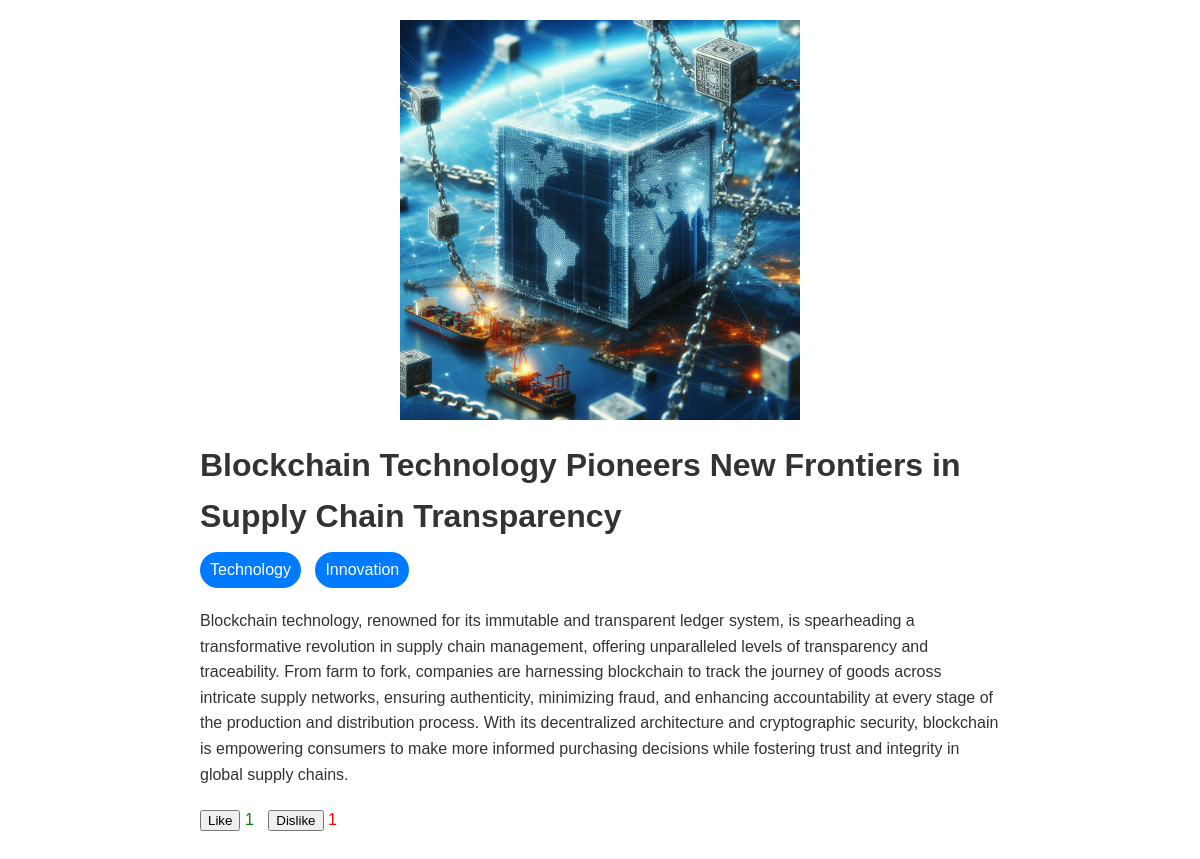
Page /news/17/ on the committed database.
### main/models.py (models this page shows, shortened)
class News(models.Model):
    title = models.CharField(max_length=100)
    content = models.TextField()
    image = models.ImageField(upload_to='news_images/')  # For now I want to store images locally. Later on I can use S3Boto3Storage
    tags = models.ManyToManyField(Tag)
    views = models.IntegerField(default=0)
    likes = models.IntegerField(default=0)
    dislikes = models.IntegerField(default=0)
    def save(self, *args, **kwargs):
        if self.image:
            self.image_url = self.image.url
        super().save(*args, **kwargs)

class Tag(models.Model):
    name = models.CharField(max_length=50, unique=True)

### main/views.py (the view, shortened to what this page needs)
# urls.py: path('news/<int:pk>/', views.NewsByIdList.as_view(), name='news-detail'),
class NewsByIdList(View):
    def get(self, request, pk):
        try:
            news = News.objects.get(pk=pk)
            news.views += 1
            news.save()
            serializer = NewsSerializer(news)
            context = {
                'news': serializer.data,
            }
            return render(request, 'news_article.html', context)
        except News.DoesNotExist as e:
            logger.error(f"News with id {pk} does not exist: {e}")
            return render(request, 'error.html', status=404)

### main/serializer.py (called while the page is built)
    def get_tags(self, obj):
        return list(obj.tags.values_list("name", flat=True))

### main/templates/news_article.html (shortened to what this page needs)
{% load static %}
<!DOCTYPE html>
<html lang="en">
<head>
</head>
<body>
    <div class="container">
        <div class="article">
            <img src="{{ news.image }}" alt="{{ news.title }}">
            <h1>{{ news.title }}</h1>
            <div class="tags">
                {% for tag in news.tags %}
                    <a href="#" class="tag">{{ tag }}</a>
                {% endfor %}
            </div>
            <p>{{ news.content }}</p>
            <button class="like-btn" data-id="{{ news.id }}" data-url="/news/{{ news.id }}/like/">Like</button>
            <span class="likes">{{ news.likes }}</span>
            <button class="dislike-btn" data-id="{{ news.id }}" data-url="/news/{{ news.id }}/like/">Dislike</button>
            <span class="dislikes">{{ news.dislikes }}</span>
        </div>
    </div>
</body>
</html>

### main/templates/news_article.html (style rules this page uses)
body { font-family: Arial, sans-serif; margin: 0; padding: 0; line-height: 1.6; color: #333; }
.container { max-width: 800px; margin: 0 auto; padding: 20px; }
.article { margin-bottom: 40px; }
.article img { max-width: 100%; height: auto; display: block; margin: 0 auto; margin-bottom: 20px; max-height: 400px; }
.article h1 { font-size: 2em; margin-top: 0; margin-bottom: 10px; }
.article p { margin-bottom: 20px; }
.tags { margin-bottom: 20px; }
.tag { display: inline-block; background-color: #007bff; color: #fff; padding: 5px 10px; margin-right: 10px; border-radius: 20px; text-decoration: none; transition: background-color 0.3s ease; }
.likes { color: green; margin-right: 10px; }
.dislikes { color: red; }

### rows in the picture
News: title "Blockchain Technology Pioneers New Frontiers in Supply Chain Transparency", content "Blockchain technology, renowned for its immutable and transparent ledger system, is spearheading a transformative revolution in supply chain management, offering unparalleled levels of transparency and traceability. From farm to fork, companies are harnessing blockchain to track the journey of goods across intricate supply networks, ensuring authenticity, minimizing fraud, and enhancing accountability at every stage of the production and distribution process. With its decentralized architecture and cryptographic security, blockchain is empowering consumers to make more informed purchasing decisions while fostering trust and integrity in global supply chains."
Tag: name "Technology"
Tag: name "Innovation"

### other values in the picture
{{ news.likes }} "1"
{{ news.dislikes }} "1"
